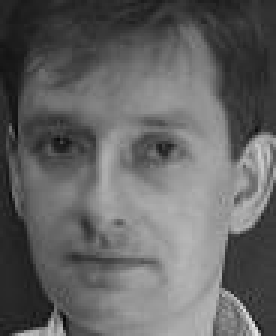
#> input picture codeOfThesis/LBP/orl/s24_3.jpg, 92 x 112 px (shown 3 times larger); its folder holds 4 pictures in this run
$ python change_light.py
#> lines starting #> are read from the running program, lines starting #| are printed output that depends on the picture
#
# # 引入opencv模块
# import cv2 as cv
# # 引入numpy模块
# import numpy as np
# # 引入sys模块
# import sys
#
# # 对比度范围：0 ~ 0.3
# alpha = 0.3
# # 亮度范围0 ~ 100
# beta = 100
# img = cv.imread('.\orl\s1_0.jpg')
# img2 = cv.imread('.\orl\s1_1.jpg')
#
#
# def updateAlpha(x):
#     global alpha, img, img2
#     alpha = cv.getTrackbarPos('Alpha', 'image')
#     alpha = alpha * 0.01
#     img = np.uint8(np.clip((alpha * img2 + beta), 0, 255))
#
#
# def updateBeta(x):
#     global beta, img, img2
#     beta = cv.getTrackbarPos('Beta', 'image')
#     img = np.uint8(np.clip((alpha * img2 + beta), 0, 255))
#
#
# def img_test():
#     global beta, img, img2
#     # 判断是否读取成功
#     if img is None:
#         print("Could not read the image,may be path error")
#         return
#
#     # 创建窗口
#     cv.namedWindow('image', cv.WINDOW_NORMAL)
#     cv.createTrackbar('Alpha', 'image', 0, 300, updateAlpha)
#     cv.createTrackbar('Beta', 'image', 0, 255, updateBeta)
#     cv.setTrackbarPos('Alpha', 'image', 100)
#     cv.setTrackbarPos('Beta', 'image', 10)
#     while (True):
#         cv.imshow('image', img)
#         if cv.waitKey(1) == ord('q'):
#             break
#     cv.destroyAllWindows()
#
#
# if __name__ == '__main__':
#     sys.exit(img_test() or 0)


import os
import random
import cv2 as cv
import numpy as np
import sys

# 对比度亮度调整
def img_contrast_bright(img, a, b, g):
    h, w, c = img.shape
    blank = np.zeros([h, w, c], img.dtype)
    dst = cv.addWeighted(img, a, blank, b, g)
    return dst

#调节程序
def img_ch():
    for filename in os.listdir(r'./orl'):
        print(filename)
        img = cv.imread('./orl/'+filename)
#> img is the input picture: shape (112, 92, 3); min 5, max 232, mean 99.4
        if img is None:
            print("Could not read the image,may be path error")
            return

        a = 1+random.uniform(-0.4, 0.4)
        b = 1 - a
        g = 20 * random.uniform(-1.0, 1.0)
        img2 = img_contrast_bright(img, a, b, g)
#> in img_contrast_bright, `dst = cv.addWeighted(img, a, blank, b, g)`:
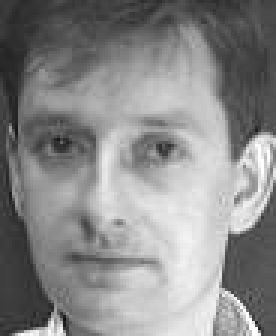
#> dst: shape (112, 92, 3) (shown 3 times larger); min 17, max 255, mean 137.1
        url='./orl_chlight/'+filename
        cv.imwrite(url,img2)
#> pass 2 of the loop in img_ch, `for filename in os.listdir(r'./orl'):`:
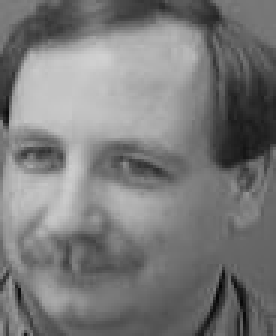
#> input picture codeOfThesis/LBP/orl/s25_5.jpg, 92 x 112 px (shown 3 times larger)
#> in img_ch, img is the input picture: shape (112, 92, 3); min 4, max 208, mean 121.7
#> in img_contrast_bright (call 2), `dst = cv.addWeighted(img, a, blank, b, g)`:
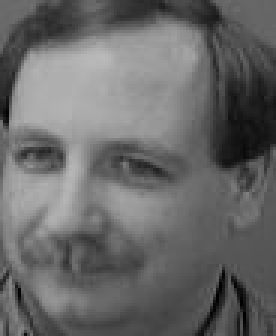
#> dst: shape (112, 92, 3) (shown 3 times larger); min 0, max 185, mean 104.3

#主函数
if __name__ == '__main__':
    sys.exit(img_ch() or 0)
#> (the program exits here)
